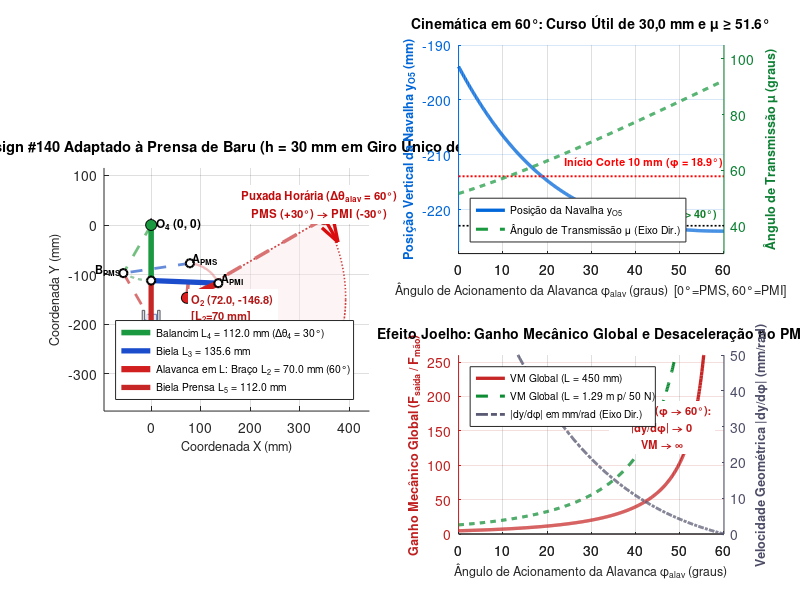
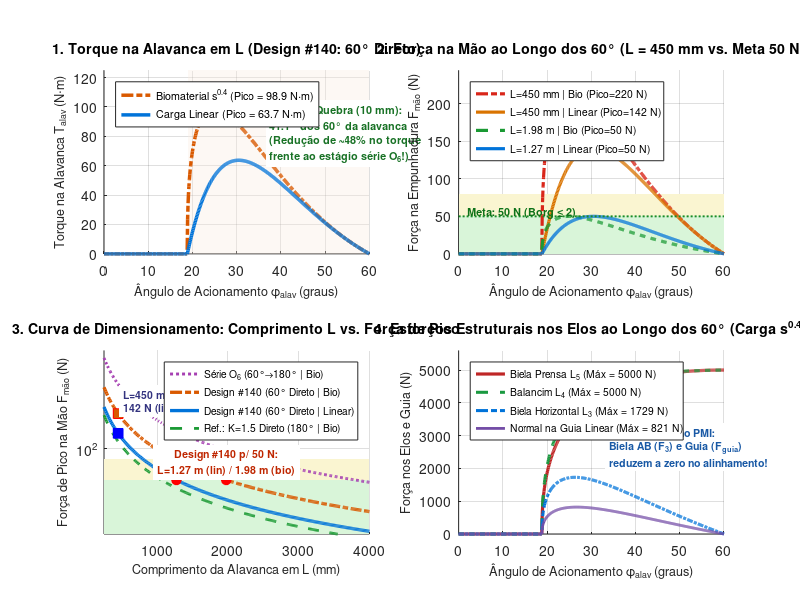

The MATLAB source for these figures, in order:
% =========================================================================
% Trabalho Final 1 - Dinâmica das Máquinas (UFG)
% Adaptação da Prensa de Baru ao Design de Alavanca em L (Estilo Mecanismo #140)
% Mecanismo Balancim-Balancim com Curso Completo h = 30 mm em Giro de 60°
%
% Geometria sintetizada (2 posições exatas PMS -> PMI, Dtheta_4 = 30°):
%   - O4 = [0; 0] mm, L4 = L5 = 111.9615 mm
%   - O2 posicionado à direita do pistão (alpha != 0), com alavanca em L
%     oscilando 60° no sentido horário (85° -> 25°) puxando B do PMS ao PMI
%
% Aluno: Guilherme Paiva Crispim Abalém | Prof. Sigeo Kitatani Jr.
% =========================================================================

clear; clc; close all;

script_dir = fileparts(mfilename('fullpath'));
if isempty(script_dir), script_dir = '.'; end
assets_dir = fullfile(script_dir, 'assets');
if ~exist(assets_dir, 'dir'), mkdir(assets_dir); end

% -------------------------------------------------------------------------
% 1. Parâmetros da Prensa Base (h = 30 mm, Delta_theta4 = 30°)
% -------------------------------------------------------------------------
h_curso = 30.0;        % Curso útil total da navalha (mm)
delta_q = 10.0;        % Curso efetivo de cisalhamento do baru (mm)
F_max   = 5000.0;      % Força máxima de corte por cisalhamento (N)
dt_deg  = 30.0;
dt      = deg2rad(dt_deg);

L4 = h_curso / (2.0 * (1.0 - cos(dt))); % 111.9615 mm
L5 = L4;

O4 = [0.0; 0.0];
B2 = [0.0; -L4];                       % PMI (alinhamento vertical x = 0)
B1 = [-L4 * sin(dt); -L4 * cos(dt)];   % PMS (defletido de 30° à esquerda)
M  = B1 - B2;
corda_M = norm(M);                     % 57.9555 mm

y_pmi     = -2.0 * L4;                 % -223.923 mm
y_pms     = -2.0 * L4 * cos(dt);       % -193.923 mm
y_contato = y_pmi + delta_q;           % -213.923 mm

mu_guia    = 0.10;
eta_juntas = 0.96;

% -------------------------------------------------------------------------
% 2. Síntese Analítica do Mecanismo Adaptado ao Design #140 (60° -> 30 mm)
% -------------------------------------------------------------------------
% Braço curto da alavanca em L: L2 = 70.0 mm
% Oscilação de 60° no sentido horário: th_pms = 85° -> th_pmi = 25°
L2 = 70.0;
th_pms_deg = 85.0;
th_pmi_deg = 25.0;
th_pms = deg2rad(th_pms_deg);
th_pmi = deg2rad(th_pmi_deg);

% Síntese exata de 2 posições para O2 e L3:
% ||B1 - (O2 + L2*u(th_pms))|| = ||B2 - (O2 + L2*u(th_pmi))|| = L3
P1 = B1 - L2 * [cos(th_pms); sin(th_pms)];
P2 = B2 - L2 * [cos(th_pmi); sin(th_pmi)];
midP = 0.5 * (P1 + P2);
dP   = P2 - P1;
nP   = [-dP(2); dP(1)] / norm(dP);
if nP(1) < 0, nP = -nP; end  % Garantir O2 à direita do pistão (+X)

s_offset = 135.0;            % Deslocamento na mediatriz (proporções estilo #140)
O2 = midP + s_offset * nP;   % Pivô fixo da alavanca em L (à direita)
L3 = norm(P2 - O2);          % Comprimento exato da biela horizontal AB
d_base = norm(O2 - O4);

% Braço longo da empunhadura em formato de L (defasado -55° em relação a O2->A,
% formando um L obtuso ergonômico de 125°: +30° no PMS -> -30° no PMI)
ang_L_offset = deg2rad(-55.0);
L_cabo_compacto = 0.450;     % 450 mm (alavanca compacta de bancada)

% -------------------------------------------------------------------------
% 3. Simulação Cinemática Analítica ao Longo dos 60° da Alavanca
% -------------------------------------------------------------------------
N = 601;
th2_rad = linspace(th_pms, th_pmi, N);
th2_deg = rad2deg(th2_rad);
phi_alav_deg = th_pms_deg - th2_deg; % Progresso da puxada: 0° (PMS) -> 60° (PMI)
dphi = deg2rad(phi_alav_deg(2) - phi_alav_deg(1));

Ax = O2(1) + L2 * cos(th2_rad);
Ay = O2(2) + L2 * sin(th2_rad);
dA = hypot(Ax, Ay);

a_c = (L4^2 - L3^2 + dA.^2) ./ (2.0 * dA);
h_c = sqrt(max(0.0, L4^2 - a_c.^2));

% Seleção do ramo contínuo coincidindo com B1 no PMS (k = 1)
x2_1 = a_c(1) * Ax(1) / dA(1);
y2_1 = a_c(1) * Ay(1) / dA(1);
Bp = [x2_1 + h_c(1) * (-Ay(1)) / dA(1); y2_1 + h_c(1) * (Ax(1)) / dA(1)];
Bm = [x2_1 - h_c(1) * (-Ay(1)) / dA(1); y2_1 - h_c(1) * (Ax(1)) / dA(1)];
sgn = (norm(Bp - B1) < norm(Bm - B1)) * 2 - 1;

Bx = a_c .* Ax ./ dA + sgn * h_c .* (-Ay) ./ dA;
By = a_c .* Ay ./ dA + sgn * h_c .* (Ax) ./ dA;

th3_rad = atan2(By - Ay, Bx - Ax);
th4_rad = atan2(By, Bx);

y_p   = By - sqrt(max(0.0, L5^2 - Bx.^2));
beta5 = asin(min(1.0, abs(Bx) / L5));

% Ângulo de transmissão mu entre biela 3 (AB) e balancim 4 (O4B)
da = mod(abs(th4_rad - th3_rad), 2*pi);
da(da > pi) = 2*pi - da(da > pi);
mu_deg = rad2deg(da);

% Variação de velocidade geométrica |dy_p / dphi| (m/rad) e rendimento
hp_m = abs(gradient(y_p * 1e-3, dphi));
eta_mec = (1.0 - mu_guia * tan(beta5)) * eta_juntas;

% Zona de corte (10 mm finais)
s_pen = max(0.0, (y_contato - y_p) / delta_q);
idx_q = find(s_pen > 0);
phi_ini_q = phi_alav_deg(idx_q(1));
span_q_deg = 60.0 - phi_ini_q;

F_lin = F_max * s_pen;
F_bio = F_max * (s_pen.^0.4);

% Torque exigido na alavanca em L (N.m)
T_lin = (F_lin .* hp_m) ./ eta_mec;
T_bio = (F_bio .* hp_m) ./ eta_mec;

W_lin = trapz(deg2rad(phi_alav_deg), T_lin);
W_bio = trapz(deg2rad(phi_alav_deg), T_bio);

L_50N_lin = max(T_lin) / 50.0;
L_50N_bio = max(T_bio) / 50.0;

F_mao_450_lin = T_lin ./ L_cabo_compacto;
F_mao_450_bio = T_bio ./ L_cabo_compacto;

% Ganho mecânico global (F_saída / F_mão) para L = 450 mm e para L = L_50N_lin
MA_450 = (eta_mec * L_cabo_compacto) ./ (hp_m + 1e-6);
MA_50N = (eta_mec * L_50N_lin) ./ (hp_m + 1e-6);

% Forças internas nos elos (equilíbrio quase-estático na zona de carga, carga bio s^0.4)
F_axial_5 = F_bio ./ cos(beta5);                        % Biela da prensa L5
F_guia_N  = F_bio .* tan(beta5);                        % Reação normal na guia linear
% Equilíbrio no nó B: F3*u3 - F4*u4 - F5*u5 = 0 (vetor unitário apontando para nós)
F3_biela  = zeros(1, N);
F4_balanc = zeros(1, N);
for k = 1:N
    if F_bio(k) > 0
        u3_v = [cos(th3_rad(k)); sin(th3_rad(k))];      % A -> B
        u4_v = [cos(th4_rad(k)); sin(th4_rad(k))];      % O4 -> B
        u5_v = [-Bx(k); -(y_p(k) - By(k))] / L5;        % O5 -> B (sustentando pistão)
        % Matriz [u3_v, -u4_v] * [F3; F4] = -F_axial_5(k) * [Bx(k)/L5; (By(k)-y_p(k))/L5]
        u_pist_B = [Bx(k); By(k) - y_p(k)] / L5;        % B -> O5
        Mat_B = [u3_v, u4_v];
        rhs_B = F_axial_5(k) * u_pist_B;                % Força que O5 exerce em B para cima
        sol_F = Mat_B \ rhs_B;
        F3_biela(k)  = abs(sol_F(1));
        F4_balanc(k) = abs(sol_F(2));
    end
end

% Referências comparativas (Mecanismo K=1.5 e Série O6)
L_K15 = 0.0579555 / 2.0; L3_K15 = 0.0579555;
T2_K15_bio_pico = 53.08; % N.m (para comparação direta no gráfico)
T6_serie_bio_pico = 190.04; % N.m (estágio O6 60°->180°)

fprintf('====================================================================================\n');
fprintf('PRENSA ADAPTADA AO DESIGN #140 (ALAVANCA EM L, GIRO = 60°, CURSO h = 30 mm)\n');
fprintf('====================================================================================\n');
fprintf('Geometria Sintetizada:\n');
fprintf('  O4 = [0.00, 0.00] mm | L4 = L5 = %.2f mm | Dtheta4 = 30.0°\n', L4);
fprintf('  O2 = [%.2f, %.2f] mm (entre-eixos d = %.2f mm)\n', O2(1), O2(2), d_base);
fprintf('  Braço curto L2 = %.2f mm (gira de %.0f° [PMS] a %.0f° [PMI] = 60° horário)\n', L2, th_pms_deg, th_pmi_deg);
fprintf('  Biela AB    L3 = %.2f mm | Ângulo de transmissão mu = [%.1f°, %.1f°]\n', L3, min(mu_deg), max(mu_deg));
fprintf('  Curso do pistão: y_PMS = %.2f mm -> y_PMI = %.2f mm (h = %.2f mm)\n', max(y_p), min(y_p), max(y_p)-min(y_p));
fprintf('  Zona de corte (10 mm): inicia em phi = %.1f° (ocupa %.1f° dos 60°!)\n\n', phi_ini_q, span_q_deg);
fprintf('Esforços e Dimensionamento da Alavanca:\n');
fprintf('  Torque de pico: T_lin = %.2f N.m (W = %.2f J) | T_bio = %.2f N.m (W = %.2f J)\n', ...
    max(T_lin), W_lin, max(T_bio), W_bio);
fprintf('  Comprimento p/ F_mao = 50 N: L_lin = %.2f m | L_bio = %.2f m\n', L_50N_lin, L_50N_bio);
fprintf('  Com cabo compacto L = 450 mm: F_mao = %.1f N (lin) / %.1f N (bio)\n', ...
    max(F_mao_450_lin), max(F_mao_450_bio));
fprintf('  Esforços nos elos (bio 5 kN): F3_max = %.0f N | F4_max = %.0f N | F_guia_max = %.0f N\n', ...
    max(F3_biela), max(F4_balanc), max(F_guia_N));
fprintf('====================================================================================\n');

% =========================================================================
% FIGURA 1: Esquema Técnico Adaptado ao Design #140 + Cinemática e VM
% =========================================================================
fig1 = figure('Visible', 'off', 'Position', [40, 40, 1460, 840], 'Color', 'w');

% --- PAINEL ESQUERDO: ESQUEMA MECÂNICO ESTILO #140 (axis equal) ---
subplot(1, 2, 1);
hold on; grid on; axis equal;

th_c = linspace(0, 2*pi, 100);

% Estrutura / Base esquemática estilo #140 (coluna atrás do pistão + apoio em O2)
fill([-28, 35, 35, -28], [-248, -248, -238, -238], [0.65 0.65 0.70], 'EdgeColor', 'k', 'LineWidth', 1.2);
plot([-55, 160], [-248, -248], 'k-', 'LineWidth', 1.8);
fill([-18, -13, -13, -18], [-230, -230, -172, -172], [0.85 0.85 0.88], 'EdgeColor', [0.35 0.35 0.40]);
fill([13, 18, 18, 13], [-230, -230, -172, -172], [0.85 0.85 0.88], 'EdgeColor', [0.35 0.35 0.40]);
fill(9.5*cos(th_c), -232 + 6.5*sin(th_c), [0.55 0.28 0.10], 'EdgeColor', [0.30 0.12 0.04], 'LineWidth', 1.5);
plot([0, 0], [-260, 20], 'Color', [0.3 0.3 0.3], 'LineStyle', '-.', 'LineWidth', 1.0);

% Trajetórias dos pinos A (arco 60°) e B (arco 30°)
plot(O2(1) + L2*cos(th2_rad), O2(2) + L2*sin(th2_rad), 'Color', [0.85 0.35 0.35], 'LineStyle', ':', 'LineWidth', 1.6);
ang_b = linspace(-pi/2 - dt, -pi/2, 60);
plot(L4*cos(ang_b), L4*sin(ang_b), 'Color', [0.45 0.70 0.50], 'LineStyle', '--', 'LineWidth', 1.6);

% Setor varrido pela empunhadura da alavanca em L (desenhada com L_vis = 320 mm)
L_vis = 320.0;
ang_P_pms = th_pms + ang_L_offset; % +30°
ang_P_pmi = th_pmi + ang_L_offset; % -30°
ang_P_sec = linspace(ang_P_pmi, ang_P_pms, 50);
fill([O2(1), O2(1) + L_vis*cos(ang_P_sec), O2(1)], ...
     [O2(2), O2(2) + L_vis*sin(ang_P_sec), O2(2)], ...
     [0.98 0.91 0.91], 'EdgeColor', [0.80 0.25 0.25], 'LineStyle', ':', 'LineWidth', 1.2, 'FaceAlpha', 0.45);

% Posições PMS (tracejado)
A_PMS = [Ax(1); Ay(1)]; O5_PMS = [0; y_pms];
P_PMS = O2 + L_vis * [cos(ang_P_pms); sin(ang_P_pms)];
plot([O4(1), B1(1)], [O4(2), B1(2)], 'Color', [0.45 0.75 0.50], 'LineStyle', '--', 'LineWidth', 2.0);
plot([B1(1), O5_PMS(1)], [B1(2), O5_PMS(2)], 'Color', [0.85 0.45 0.45], 'LineStyle', '--', 'LineWidth', 2.0);
plot([A_PMS(1), B1(1)], [A_PMS(2), B1(2)], 'Color', [0.40 0.55 0.85], 'LineStyle', '--', 'LineWidth', 2.0);
plot([P_PMS(1), O2(1), A_PMS(1)], [P_PMS(2), O2(2), A_PMS(2)], 'Color', [0.85 0.45 0.45], 'LineStyle', '--', 'LineWidth', 2.6);
fill([-11, 11, 11, 0, -11], [O5_PMS(2)+14, O5_PMS(2)+14, O5_PMS(2), O5_PMS(2)-7, O5_PMS(2)], ...
    [0.88 0.90 0.96], 'EdgeColor', [0.4 0.5 0.75], 'LineStyle', '--');

% Posições PMI (sólido — cores idênticas ao diagrama #140!)
A_PMI = [Ax(end); Ay(end)]; O5_PMI = [0; y_pmi];
P_PMI = O2 + L_vis * [cos(ang_P_pmi); sin(ang_P_pmi)];
h_l4 = plot([O4(1), B2(1)], [O4(2), B2(2)], 'Color', [0.10 0.60 0.25], 'LineWidth', 4.0);
h_l5 = plot([B2(1), O5_PMI(1)], [B2(2), O5_PMI(2)], 'Color', [0.78 0.15 0.15], 'LineWidth', 3.8);
h_l3 = plot([A_PMI(1), B2(1)], [A_PMI(2), B2(2)], 'Color', [0.10 0.30 0.80], 'LineWidth', 3.8);
h_l2 = plot([P_PMI(1), O2(1), A_PMI(1)], [P_PMI(2), O2(2), A_PMI(2)], 'Color', [0.82 0.12 0.12], 'LineWidth', 4.5);

% Punção azul no PMI
fill([-11, 11, 11, 0, -11], [O5_PMI(2)+14, O5_PMI(2)+14, O5_PMI(2), O5_PMI(2)-7, O5_PMI(2)], ...
    [0.15 0.30 0.75], 'EdgeColor', 'k', 'LineWidth', 1.5);

% Manopla na ponta da alavanca (PMS e PMI) e seta de força
plot(P_PMS(1), P_PMS(2), 'o', 'MarkerFaceColor', [0.95 0.75 0.75], 'MarkerEdgeColor', [0.7 0.2 0.2], 'MarkerSize', 9);
plot(P_PMI(1), P_PMI(2), 'o', 'MarkerFaceColor', [0.85 0.12 0.12], 'MarkerEdgeColor', 'k', 'MarkerSize', 10);
u_f = [sin(ang_P_pms); -cos(ang_P_pms)]; % Puxada horária para baixo
quiver(P_PMS(1), P_PMS(2), 55*u_f(1), 55*u_f(2), 0, 'Color', [0.85 0.05 0.05], 'LineWidth', 2.4, 'MaxHeadSize', 0.45);
text(P_PMS(1) - 10, P_PMS(2) + 28, sprintf('Puxada Horária (\\Delta\\theta_{alav} = 60°)\nPMS (+30°) \\rightarrow PMI (-30°)'), ...
    'FontSize', 8.2, 'FontWeight', 'bold', 'Color', [0.75 0.05 0.05], 'HorizontalAlignment', 'center', 'BackgroundColor', [1 1 1]);

% Juntas
for pt = [O4, O2, B1, B2, A_PMS, A_PMI]
    plot(pt(1), pt(2), 'ko', 'MarkerFaceColor', 'w', 'MarkerSize', 6, 'LineWidth', 1.5);
end
plot(O4(1), O4(2), 'ko', 'MarkerFaceColor', [0.1 0.6 0.25], 'MarkerSize', 8);
plot(O2(1), O2(2), 'ko', 'MarkerFaceColor', [0.85 0.12 0.12], 'MarkerSize', 8);

text(10, 4, 'O_4 (0, 0)', 'FontSize', 8.5, 'FontWeight', 'bold');
text(O2(1)+10, O2(2)-20, sprintf('O_2 (%.1f, %.1f)\n[L_2=%.0f mm]', O2(1), O2(2), L2), ...
    'FontSize', 8.0, 'FontWeight', 'bold', 'Color', [0.7 0.1 0.1], 'BackgroundColor', [1 1 1]);
text(-62, -90, 'B_{PMS}', 'FontSize', 8.0, 'FontWeight', 'bold', 'HorizontalAlignment', 'right');
text(A_PMS(1)+6, A_PMS(2)+10, 'A_{PMS}', 'FontSize', 8.0, 'FontWeight', 'bold');
text(A_PMI(1)+6, A_PMI(2)+10, 'A_{PMI}', 'FontSize', 8.0, 'FontWeight', 'bold');

title('Design #140 Adaptado à Prensa de Baru (h = 30 mm em Giro Único de 60°)', 'FontSize', 10.5, 'FontWeight', 'bold');
xlabel('Coordenada X (mm)', 'FontSize', 9.2);
ylabel('Coordenada Y (mm)', 'FontSize', 9.2);
xlim([-95, 440]); ylim([-375, 115]);

legend([h_l4, h_l3, h_l2, h_l5], ...
    {'Balancim L_4 = 112.0 mm (\Delta\theta_4 = 30°)', ...
     'Biela L_3 = 135.6 mm', ...
     'Alavanca em L: Braço L_2 = 70.0 mm (60°)', ...
     'Biela Prensa L_5 = 112.0 mm'}, ...
    'Location', 'southwest', 'FontSize', 7.5);

% --- PAINEL SUPERIOR DIREITO: CURSO DA NAVALHA & ÂNGULO DE TRANSMISSÃO ---
subplot(2, 2, 2);
hold on; grid on;

[ax1, h_y, h_mu] = plotyy(phi_alav_deg, y_p, phi_alav_deg, mu_deg);
hold(ax1(1), 'on'); hold(ax1(2), 'on');
set(h_y,  'Color', [0.00 0.40 0.85], 'LineWidth', 2.4);
set(h_mu, 'Color', [0.10 0.60 0.25], 'LineStyle', '--', 'LineWidth', 2.2);

plot(ax1(1), [0, 60], [y_contato, y_contato], 'r:', 'LineWidth', 1.4);
plot(ax1(2), [0, 60], [40, 40], 'k:', 'LineWidth', 1.2);

set(ax1(1), 'YColor', [0.00 0.40 0.85], 'XLim', [0, 60], 'YLim', [-228, -190]);
set(ax1(2), 'YColor', [0.05 0.50 0.20], 'XLim', [0, 60], 'YLim', [30, 105]);

xlabel(ax1(1), 'Ângulo de Acionamento da Alavanca \phi_{alav} (graus)  [0°=PMS, 60°=PMI]', 'FontSize', 9.0);
ylabel(ax1(1), 'Posição Vertical da Navalha y_{O5} (mm)', 'FontSize', 9.0, 'FontWeight', 'bold');
ylabel(ax1(2), 'Ângulo de Transmissão \mu (graus)', 'FontSize', 9.0, 'FontWeight', 'bold');
title(sprintf('Cinemática em 60°: Curso Útil de 30,0 mm e \\mu \\geq %.1f°', min(mu_deg)), 'FontSize', 10.0, 'FontWeight', 'bold');

text(ax1(1), 24, y_contato + 2.5, sprintf('Início Corte 10 mm (\\phi = %.1f°)', phi_ini_q), 'FontSize', 7.8, 'FontWeight', 'bold', 'Color', 'r');
text(ax1(2), 36, 44, sprintf('\\mu_{min} = %.1f° (> 40°)', min(mu_deg)), 'FontSize', 7.8, 'FontWeight', 'bold', 'Color', [0.05 0.5 0.15]);

legend([h_y; h_mu], {'Posição da Navalha y_{O5}', 'Ângulo de Transmissão \mu (Eixo Dir.)'}, 'Location', 'southwest', 'FontSize', 7.6);

% --- PAINEL INFERIOR DIREITO: VANTAGEM MECÂNICA GLOBAL & DERIVADA ---
subplot(2, 2, 4);
hold on; grid on;

[ax2, h_ma, h_hp] = plotyy(phi_alav_deg, MA_450, phi_alav_deg, hp_m * 1e3);
hold(ax2(1), 'on'); hold(ax2(2), 'on');
set(h_ma, 'Color', [0.78 0.15 0.15], 'LineWidth', 2.4);
set(h_hp, 'Color', [0.35 0.35 0.45], 'LineStyle', '-.', 'LineWidth', 2.0);
plot(ax2(1), phi_alav_deg, MA_50N, 'Color', [0.05 0.55 0.20], 'LineStyle', '--', 'LineWidth', 2.2);

set(ax2(1), 'YColor', [0.75 0.12 0.12], 'XLim', [0, 60], 'YLim', [0, 260]);
set(ax2(2), 'YColor', [0.30 0.30 0.40], 'XLim', [0, 60], 'YLim', [0, 50]);

xlabel(ax2(1), 'Ângulo de Acionamento da Alavanca \phi_{alav} (graus)', 'FontSize', 9.0);
ylabel(ax2(1), 'Ganho Mecânico Global (F_{saída} / F_{mão})', 'FontSize', 9.0, 'FontWeight', 'bold');
ylabel(ax2(2), 'Velocidade Geométrica |dy/d\phi| (mm/rad)', 'FontSize', 9.0, 'FontWeight', 'bold');
title('Efeito Joelho: Ganho Mecânico Global e Desaceleração no PMI', 'FontSize', 10.0, 'FontWeight', 'bold');

text(ax2(1), 46, 155, sprintf('No PMI (\\phi \\rightarrow 60°):\n|dy/d\\phi| \\rightarrow 0\nVM \\rightarrow \\infty'), ...
    'FontSize', 8.0, 'FontWeight', 'bold', 'Color', [0.75 0.1 0.1], 'HorizontalAlignment', 'center', 'BackgroundColor', [1 1 1]);

legend([h_ma; findobj(ax2(1), 'Color', [0.05 0.55 0.20]); h_hp], ...
    {'VM Global (L = 450 mm)', 'VM Global (L = 1.29 m p/ 50 N)', '|dy/d\phi| em mm/rad (Eixo Dir.)'}, ...
    'Location', 'northwest', 'FontSize', 7.4);

out1 = fullfile(assets_dir, 'prensa_design140_esquema_cinematico.png');
print(fig1, out1, '-dpng', '-r300');
close(fig1);
fprintf('Figura 1 salva em: %s\n', out1);

% =========================================================================
% FIGURA 2: Torque, Força na Mão, Dimensionamento de L e Esforços nos Elos
% =========================================================================
fig2 = figure('Visible', 'off', 'Position', [50, 50, 1440, 880], 'Color', 'w');

% --- PAINEL 1: Torque na Alavanca vs. Estágio em Série O6 ---
subplot(2, 2, 1);
hold on; grid on;

fill([phi_ini_q, 60, 60, phi_ini_q], [0, 0, 130, 130], [0.98 0.92 0.88], 'EdgeColor', 'none', 'FaceAlpha', 0.35);
p1 = plot(phi_alav_deg, T_bio, 'Color', [0.85 0.35 0.00], 'LineStyle', '-.', 'LineWidth', 2.5);
p2 = plot(phi_alav_deg, T_lin, 'Color', [0.00 0.45 0.85], 'LineWidth', 2.5);

text(37.5, 82, sprintf('Zona de Quebra (10 mm):\n%.1f° dos 60° da alavanca\n(Redução de ~48%% no torque\nfrente ao estágio série O_6!)', span_q_deg), ...
    'FontSize', 7.8, 'FontWeight', 'bold', 'Color', [0.1 0.45 0.15], 'BackgroundColor', [1 1 1]);

title('1. Torque na Alavanca em L (Design #140: 60° Direto)', 'FontSize', 10.2, 'FontWeight', 'bold');
xlabel('Ângulo de Acionamento \phi_{alav} (graus)', 'FontSize', 9.2);
ylabel('Torque na Alavanca T_{alav} (N\cdotm)', 'FontSize', 9.2);
xlim([0, 60]); ylim([0, 125]);
legend([p1, p2], ...
    {sprintf('Biomaterial s^{0.4} (Pico = %.1f N\\cdotm)', max(T_bio)), ...
     sprintf('Carga Linear (Pico = %.1f N\\cdotm)', max(T_lin))}, ...
    'Location', 'northwest', 'FontSize', 7.8);

% --- PAINEL 2: Força na Mão ao longo dos 60° (L = 450 mm vs L para 50 N) ---
subplot(2, 2, 2);
hold on; grid on;

fill([0, 60, 60, 0], [0, 0, 50, 50], [0.85 0.96 0.85], 'EdgeColor', 'none');
fill([0, 60, 60, 0], [50, 50, 80, 80], [0.98 0.96 0.82], 'EdgeColor', 'none');

f1 = plot(phi_alav_deg, F_mao_450_bio, 'Color', [0.85 0.15 0.10], 'LineStyle', '-.', 'LineWidth', 2.3);
f2 = plot(phi_alav_deg, F_mao_450_lin, 'Color', [0.85 0.45 0.00], 'LineWidth', 2.3);
f3 = plot(phi_alav_deg, T_bio ./ L_50N_bio, 'Color', [0.10 0.60 0.20], 'LineStyle', '--', 'LineWidth', 2.3);
f4 = plot(phi_alav_deg, T_lin ./ L_50N_lin, 'Color', [0.00 0.45 0.85], 'LineWidth', 2.3);

plot([0, 60], [50, 50], 'Color', [0.1 0.55 0.15], 'LineStyle', ':', 'LineWidth', 1.4);
text(2, 55, 'Meta: 50 N (Borg \leq 2)', 'FontSize', 7.8, 'FontWeight', 'bold', 'Color', [0.05 0.45 0.1]);

title('2. Força na Mão ao Longo dos 60° (L = 450 mm vs. Meta 50 N)', 'FontSize', 10.2, 'FontWeight', 'bold');
xlabel('Ângulo de Acionamento \phi_{alav} (graus)', 'FontSize', 9.2);
ylabel('Força na Empunhadura F_{mão} (N)', 'FontSize', 9.2);
xlim([0, 60]); ylim([0, 245]);
legend([f1, f2, f3, f4], ...
    {sprintf('L=450 mm | Bio (Pico=%.0f N)', max(F_mao_450_bio)), ...
     sprintf('L=450 mm | Linear (Pico=%.0f N)', max(F_mao_450_lin)), ...
     sprintf('L=%.2f m | Bio (Pico=50 N)', L_50N_bio), ...
     sprintf('L=%.2f m | Linear (Pico=50 N)', L_50N_lin)}, ...
    'Location', 'northwest', 'FontSize', 7.5);

% --- PAINEL 3: Dimensionamento Paramétrico L vs F_pico (Escala Log) ---
subplot(2, 2, 3);
hold on; grid on;

L_mm = linspace(250, 4000, 300);
L_m  = L_mm * 1e-3;
fill([250, 4000, 4000, 250], [15, 15, 50, 50], [0.85 0.96 0.85], 'EdgeColor', 'none');
fill([250, 4000, 4000, 250], [50, 50, 80, 80], [0.98 0.96 0.82], 'EdgeColor', 'none');

c_ser = plot(L_mm, T6_serie_bio_pico ./ L_m, 'Color', [0.65 0.25 0.70], 'LineStyle', ':', 'LineWidth', 2.1);
c_bio = plot(L_mm, max(T_bio) ./ L_m, 'Color', [0.85 0.35 0.00], 'LineStyle', '-.', 'LineWidth', 2.4);
c_lin = plot(L_mm, max(T_lin) ./ L_m, 'Color', [0.00 0.45 0.85], 'LineWidth', 2.4);
c_k15 = plot(L_mm, T2_K15_bio_pico ./ L_m, 'Color', [0.10 0.60 0.20], 'LineStyle', '--', 'LineWidth', 2.0);

plot([L_50N_lin*1000, L_50N_bio*1000], [50, 50], 'ro', 'MarkerFaceColor', 'r', 'MarkerSize', 7);
plot(450, max(F_mao_450_lin), 'bs', 'MarkerFaceColor', 'b', 'MarkerSize', 7);
plot(450, max(F_mao_450_bio), 'rs', 'MarkerFaceColor', [0.85 0.35 0], 'MarkerSize', 7);

text(1980, 74, sprintf('Design #140 p/ 50 N:\nL=%.2f m (lin) / %.2f m (bio)', L_50N_lin, L_50N_bio), ...
    'FontSize', 7.6, 'FontWeight', 'bold', 'Color', [0.75 0.15 0.0], 'HorizontalAlignment', 'center', 'BackgroundColor', [1 1 1]);
text(520, 290, sprintf('L=450 mm:\n%.0f N (lin) / %.0f N (bio)', max(F_mao_450_lin), max(F_mao_450_bio)), ...
    'FontSize', 7.5, 'FontWeight', 'bold', 'Color', [0.2 0.2 0.5], 'BackgroundColor', [1 1 1]);

set(gca, 'YScale', 'log');
title('3. Curva de Dimensionamento: Comprimento L vs. Força de Pico', 'FontSize', 10.2, 'FontWeight', 'bold');
xlabel('Comprimento da Alavanca em L (mm)', 'FontSize', 9.2);
ylabel('Força de Pico na Mão F_{mão} (N)', 'FontSize', 9.2);
xlim([250, 4000]); ylim([15, 900]);
legend([c_ser, c_bio, c_lin, c_k15], ...
    {'Série O_6 (60°\rightarrow180° | Bio)', ...
     'Design #140 (60° Direto | Bio)', ...
     'Design #140 (60° Direto | Linear)', ...
     'Ref.: K=1.5 Direto (180° | Bio)'}, ...
    'Location', 'northeast', 'FontSize', 7.4);

% --- PAINEL 4: Esforços Estruturais nos Elos (Carga Biomaterial 5 kN) ---
subplot(2, 2, 4);
hold on; grid on;

s1 = plot(phi_alav_deg, F_axial_5, 'Color', [0.75 0.15 0.15], 'LineWidth', 2.3);
s2 = plot(phi_alav_deg, F4_balanc, 'Color', [0.10 0.60 0.25], 'LineStyle', '--', 'LineWidth', 2.2);
s3 = plot(phi_alav_deg, F3_biela,  'Color', [0.00 0.45 0.85], 'LineStyle', '-.', 'LineWidth', 2.2);
s4 = plot(phi_alav_deg, F_guia_N,  'Color', [0.45 0.30 0.65], 'LineWidth', 2.0);

text(34, 2650, sprintf('Efeito Joelho no PMI:\nBiela AB (F_3) e Guia (F_{guia})\nreduzem a zero no alinhamento!'), ...
    'FontSize', 7.6, 'FontWeight', 'bold', 'Color', [0.1 0.35 0.65], 'BackgroundColor', [1 1 1]);

title('4. Esforços Estruturais nos Elos ao Longo dos 60° (Carga s^{0.4})', 'FontSize', 10.2, 'FontWeight', 'bold');
xlabel('Ângulo de Acionamento \phi_{alav} (graus)', 'FontSize', 9.2);
ylabel('Força nos Elos e Guia (N)', 'FontSize', 9.2);
xlim([0, 60]); ylim([0, 5600]);
legend([s1, s2, s3, s4], ...
    {sprintf('Biela Prensa L_5 (Máx = %.0f N)', max(F_axial_5)), ...
     sprintf('Balancim L_4 (Máx = %.0f N)', max(F4_balanc)), ...
     sprintf('Biela Horizontal L_3 (Máx = %.0f N)', max(F3_biela)), ...
     sprintf('Normal na Guia Linear (Máx = %.0f N)', max(F_guia_N))}, ...
    'Location', 'northwest', 'FontSize', 7.4);

out2 = fullfile(assets_dir, 'prensa_design140_forcas_ergonomia.png');
print(fig2, out2, '-dpng', '-r300');
close(fig2);
fprintf('Figura 2 salva em: %s\n', out2);
